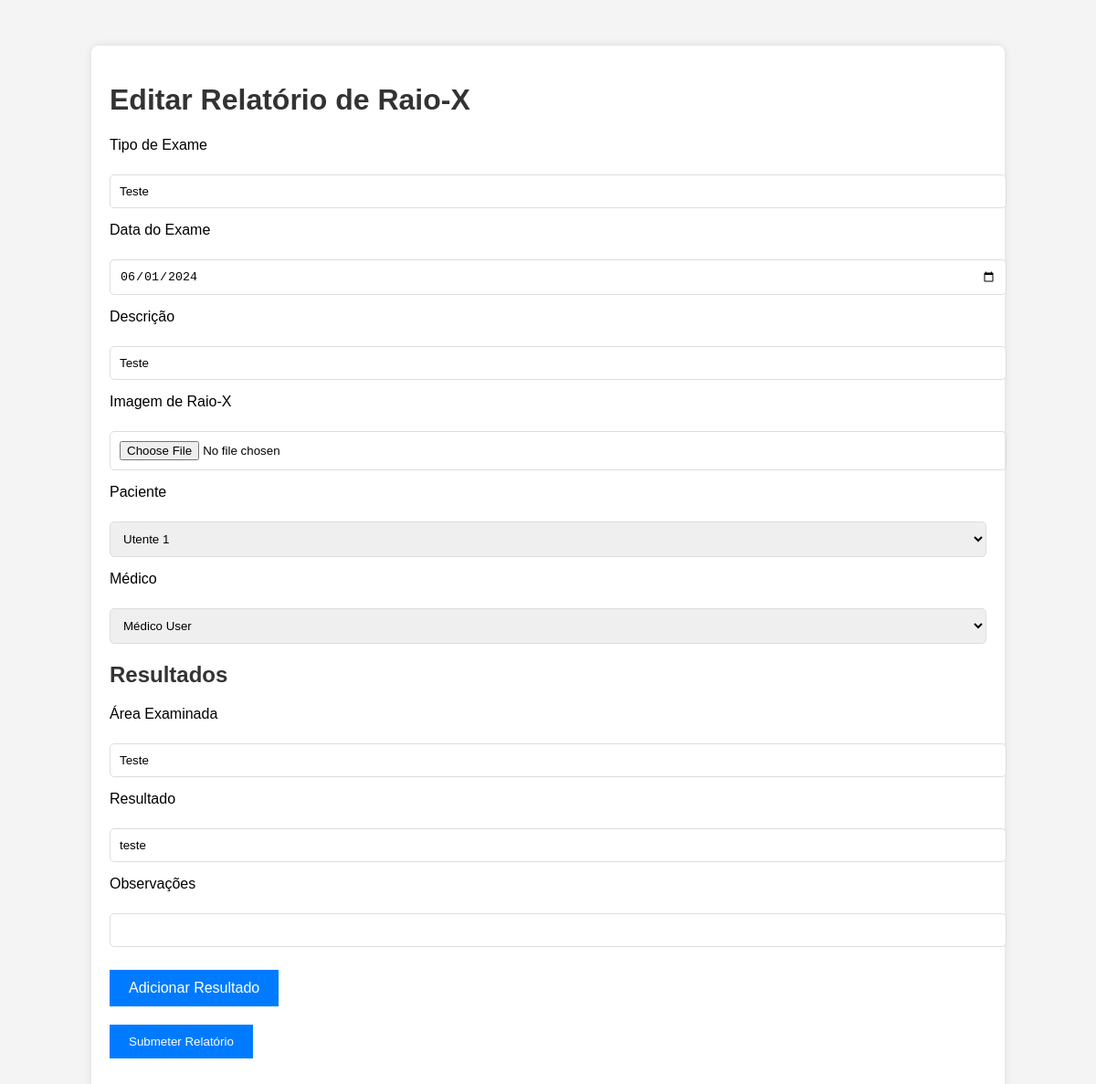
Before: /relatorio/1/edit (signed in) with the older database file.
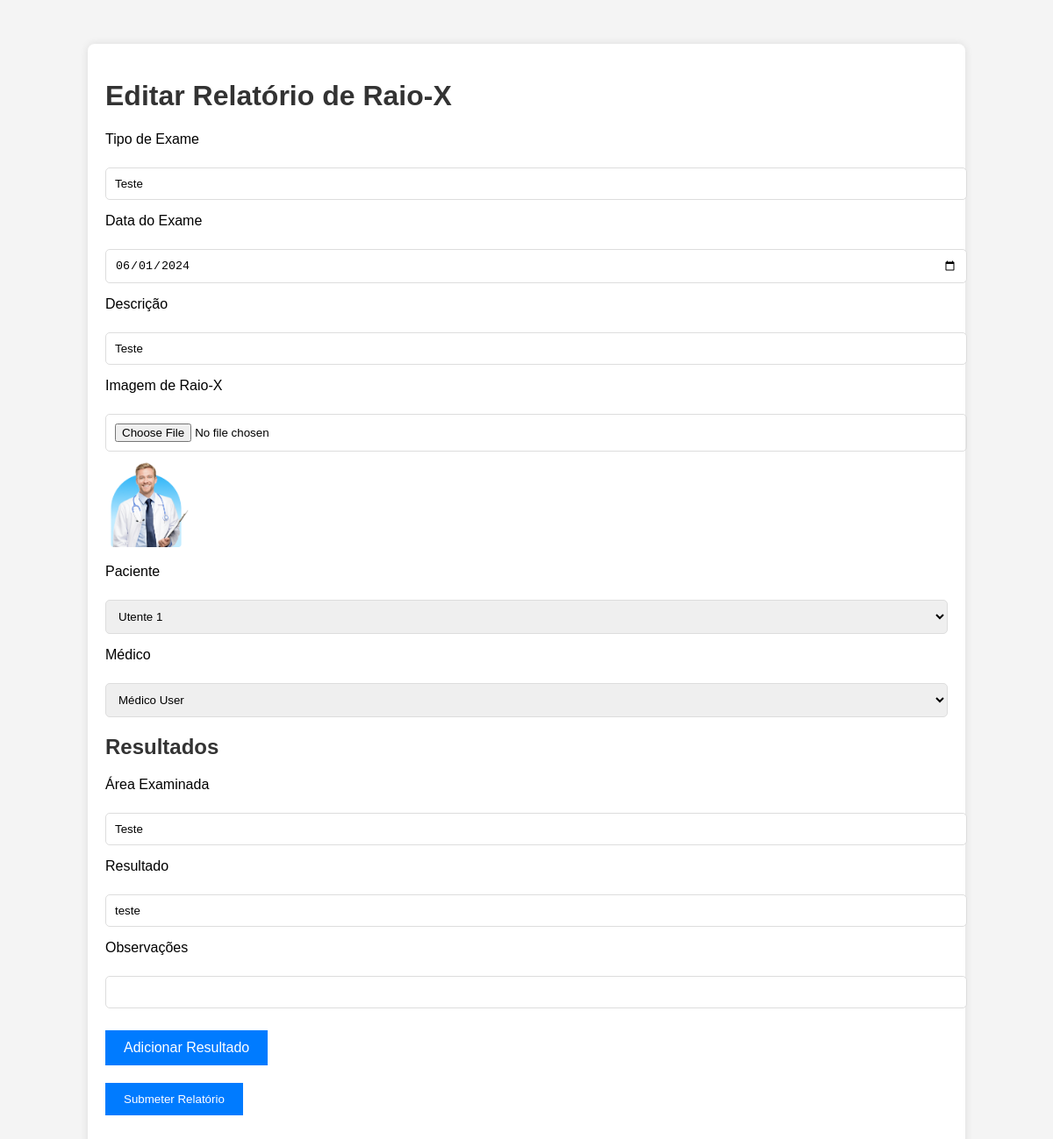
After: the same page with the newer database file.
### app/models.py (models this page shows, shortened)
class RelatorioRaioX(db.Model):
    __tablename__ = 'relatorio_raiox'
    id = db.Column(db.Integer, primary_key=True, autoincrement=True)
    tipo_exame = db.Column(db.String(100), nullable=False)
    data_exame = db.Column(db.Date, nullable=False)
    descricao = db.Column(db.String(255), nullable=False)
    imagem_url = db.Column(db.String(255), nullable=True)
    paciente_id = db.Column(db.Integer, db.ForeignKey('UserInfo.user_id'), nullable=False)
    medico_id = db.Column(db.Integer, db.ForeignKey('User.id'), nullable=False)
    paciente = db.relationship('UserInfo', back_populates='relatorios_paciente', foreign_keys=[paciente_id])
    medico = db.relationship('User', back_populates='relatorios_medico', foreign_keys=[medico_id])
    resultados = db.relationship('Resultado', back_populates='relatorio', cascade="all, delete-orphan")

### app/routes.py (the view, shortened to what this page needs)
@main.route('/relatorio/<int:id>/edit', methods=['GET', 'POST'])
@roles_required('Administrador', 'Médico')
def edit_relatorio(id):
    relatorio = RelatorioRaioX.query.get_or_404(id)
    form = RelatorioForm(obj=relatorio)
    form.paciente.choices = [(user.user_id, user.user.nome) for user in UserInfo.query.all()]
    form.medico.choices = [(user.id, user.nome) for user in User.query.filter_by(role='Médico').all()]
    return render_template('edit_relatorio.html', title='Editar Relatório de Raio-X', form=form, relatorio=relatorio)

### app/forms.py
class RelatorioForm(FlaskForm):
    tipo_exame = StringField('Tipo de Exame', validators=[DataRequired()])
    data_exame = DateField('Data do Exame', format='%Y-%m-%d', validators=[DataRequired()])
    descricao = StringField('Descrição', validators=[DataRequired()])
    imagem_url = FileField('Imagem de Raio-X', validators=[Optional()])
    paciente = SelectField('Paciente', coerce=int, validators=[DataRequired()])
    medico = SelectField('Médico', coerce=int, validators=[DataRequired()])
    resultados = FieldList(FormField(ResultadoForm), min_entries=1)
    submit = SubmitField('Submeter Relatório')

class ResultadoForm(FlaskForm):
    area_examinada = StringField('Área Examinada', validators=[DataRequired()])
    resultado = StringField('Resultado', validators=[DataRequired()])
    observacoes = StringField('Observações')

### app/templates/edit_relatorio.html (shortened to what this page needs)
<!DOCTYPE html>
<html lang="en">
<head>
    <link rel="stylesheet" type="text/css" href="{{ url_for('static', filename='css/style.css') }}">
</head>
<body>
    <div class="container">
        <h1>Editar Relatório de Raio-X</h1>
        <form method="POST" action="{{ url_for('main.edit_relatorio', id=relatorio.id) }}" enctype="multipart/form-data">
            <div class="form-group">
                {{ form.tipo_exame.label }}<br>
                {{ form.tipo_exame(class="form-control") }}
            </div>
            <div class="form-group">
                {{ form.data_exame.label }}<br>
                {{ form.data_exame(class="form-control") }}
            </div>
            <div class="form-group">
                {{ form.descricao.label }}<br>
                {{ form.descricao(class="form-control") }}
            </div>
            <div class="form-group">
                {{ form.imagem_url.label }}<br>
                {{ form.imagem_url(class="form-control") }}
                {% if relatorio.imagem_url %}
                <img src="{{ url_for('static', filename=relatorio.imagem_url) }}" alt="Imagem de Raio-X" style="width: 100px; margin-top: 10px;">
                {% endif %}
            </div>
            <div class="form-group">
                {{ form.paciente.label }}<br>
                {{ form.paciente(class="form-control") }}
            </div>
            <div class="form-group">
                {{ form.medico.label }}<br>
                {{ form.medico(class="form-control") }}
            </div>
            <h2>Resultados</h2>
            <div id="resultados">
                {% for resultado in form.resultados %}
                <div class="form-group">
                    {{ resultado.area_examinada.label }}<br>
                    {{ resultado.area_examinada(class="form-control") }}
                </div>
                <div class="form-group">
                    {{ resultado.resultado.label }}<br>
                    {{ resultado.resultado(class="form-control") }}
                </div>
                <div class="form-group">
                    {{ resultado.observacoes.label }}<br>
                    {{ resultado.observacoes(class="form-control") }}
                </div>
                {% endfor %}
            </div>
            <button type="button" id="add_resultado" class="btn">Adicionar Resultado</button>
            <div class="form-group">
                {{ form.submit(class="btn btn-primary") }}
            </div>
        </form>
    </div>
</body>
</html>

Changed rows visible on the page:
changed RelatorioRaioX "Teste": imagem_url: picture added
